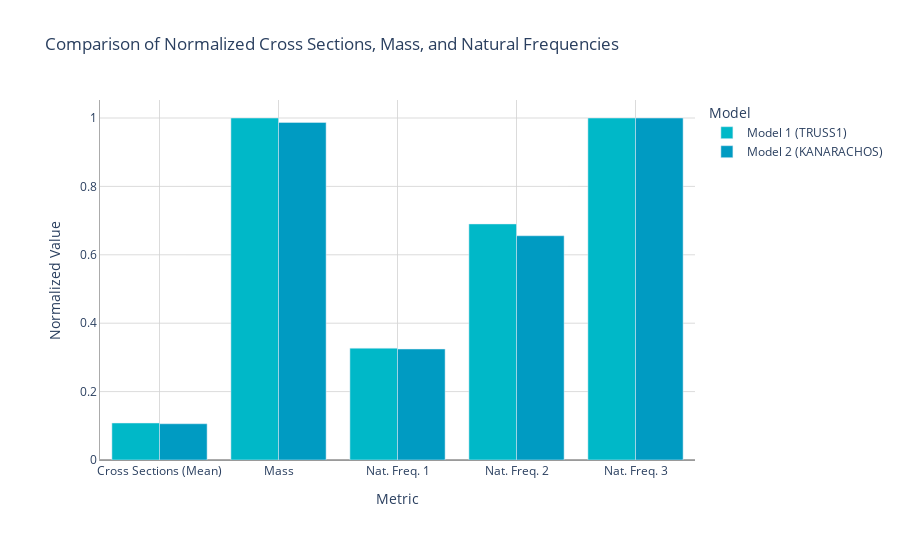

The code cell stored with this chart in its notebook:
### Code cell
fig = go.Figure()
colors = ['#00B8C8', '#009bc2']  

for i, model in enumerate(df.columns[1:]):
    fig.add_trace(go.Bar(
        x=df['Metric'],
        y=df[model],
        name=model,
        marker=dict(color=colors[i])
    ))

fig.update_layout(
    title="Comparison of Normalized Cross Sections, Mass, and Natural Frequencies",
    xaxis=dict(
        title="Metric",
        showgrid=True,
        gridcolor='rgba(211, 211, 211, 0.8)',  
        linecolor='rgba(150, 150, 150, 0.8)',  
        zerolinecolor='rgba(150, 150, 150, 0.8)',  
    ),
    yaxis=dict(
        title="Normalized Value",
        showgrid=True,
        gridcolor='rgba(211, 211, 211, 0.8)',  
        linecolor='rgba(150, 150, 150, 0.8)',  
        zerolinecolor='rgba(150, 150, 150, 0.8)',  
    ),
    plot_bgcolor='white',
    barmode='group',
    legend_title_text='Model',
    legend_font_size=12,
    margin=dict(l=100, r=100, t=100, b=100),  
)

fig.show()

### Figure 1 — Plotly figure (JSON) as saved in the notebook; plotly's stock layout.template omitted (floating-point values rounded to 4 significant figures)
{"data": [{"marker": {"color": "#00B8C8"}, "name": "Model 1 (TRUSS1)", "type": "bar", "x": ["Cross Sections (Mean)", "Mass", "Nat. Freq. 1", "Nat. Freq. 2", "Nat. Freq. 3"], "y": [0.1082, 1, 0.327, 0.6902, 1]}, {"marker": {"color": "#009bc2"}, "name": "Model 2 (KANARACHOS)", "type": "bar", "x": ["Cross Sections (Mean)", "Mass", "Nat. Freq. 1", "Nat. Freq. 2", "Nat. Freq. 3"], "y": [0.106, 0.987, 0.3246, 0.6557, 0.9999]}], "layout": {"barmode": "group", "legend": {"font": {"size": 12}, "title": {"text": "Model"}}, "margin": {"b": 100, "l": 100, "r": 100, "t": 100}, "plot_bgcolor": "white", "title": {"text": "Comparison of Normalized Cross Sections, Mass, and Natural Frequencies"}, "xaxis": {"gridcolor": "rgba(211, 211, 211, 0.8)", "linecolor": "rgba(150, 150, 150, 0.8)", "showgrid": true, "title": {"text": "Metric"}, "zerolinecolor": "rgba(150, 150, 150, 0.8)"}, "yaxis": {"gridcolor": "rgba(211, 211, 211, 0.8)", "linecolor": "rgba(150, 150, 150, 0.8)", "showgrid": true, "title": {"text": "Normalized Value"}, "zerolinecolor": "rgba(150, 150, 150, 0.8)"}}}
